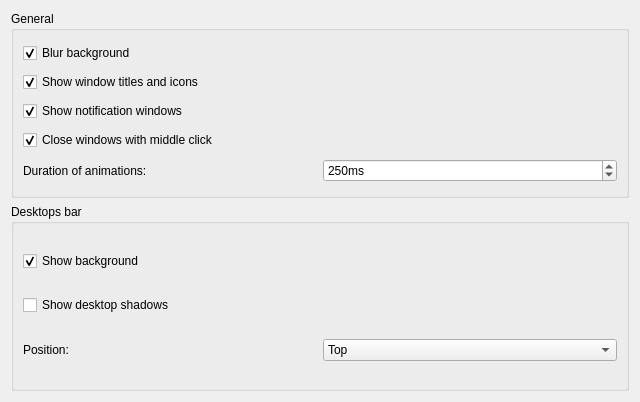
<?xml version="1.0" encoding="UTF-8"?>
<ui version="4.0">
 <class>KWin::ParachuteConfigForm</class>
 <widget class="QWidget" name="KWin::ParachuteConfigForm">
  <property name="geometry">
   <rect>
    <x>0</x>
    <y>0</y>
    <width>640</width>
    <height>402</height>
   </rect>
  </property>
  <layout class="QGridLayout" name="gridLayout">
   <item row="0" column="0">
    <widget class="QGroupBox" name="groupBox">
     <property name="title">
      <string>General</string>
     </property>
     <layout class="QGridLayout" name="gridLayout_3">
      <item row="0" column="0">
       <widget class="QCheckBox" name="kcfg_blurBackground">
        <property name="text">
         <string>Blur background</string>
        </property>
        <property name="checked">
         <bool>true</bool>
        </property>
       </widget>
      </item>
      <item row="1" column="0">
       <widget class="QCheckBox" name="kcfg_showWindowTitles">
        <property name="text">
         <string>Show window titles and icons</string>
        </property>
        <property name="checked">
         <bool>true</bool>
        </property>
       </widget>
      </item>
      <item row="2" column="0">
       <widget class="QCheckBox" name="kcfg_showNotificationWindows">
        <property name="text">
         <string>Show notification windows</string>
        </property>
        <property name="checked">
         <bool>true</bool>
        </property>
       </widget>
      </item>
      <item row="3" column="0">
       <widget class="QCheckBox" name="kcfg_closeOnMiddleClick">
        <property name="text">
         <string>Close windows with middle click</string>
        </property>
        <property name="checked">
         <bool>true</bool>
        </property>
       </widget>
      </item>
      <item row="4" column="0">
       <widget class="QLabel" name="label">
        <property name="text">
         <string>Duration of animations:</string>
        </property>
       </widget>
      </item>
      <item row="4" column="1">
       <widget class="QSpinBox" name="kcfg_animationsDuration">
        <property name="suffix">
         <string>ms</string>
        </property>
        <property name="minimum">
         <number>200</number>
        </property>
        <property name="maximum">
         <number>400</number>
        </property>
        <property name="singleStep">
         <number>50</number>
        </property>
        <property name="value">
         <number>250</number>
        </property>
       </widget>
      </item>
     </layout>
    </widget>
   </item>
   <item row="1" column="0">
    <widget class="QGroupBox" name="groupBox_4">
     <property name="title">
      <string>Desktops bar</string>
     </property>
     <layout class="QGridLayout" name="gridLayout_4">
      <item row="0" column="0">
       <widget class="QCheckBox" name="kcfg_showDesktopsBarBackground">
        <property name="text">
         <string>Show background</string>
        </property>
        <property name="checked">
         <bool>true</bool>
        </property>
       </widget>
      </item>
      <item row="1" column="0">
       <widget class="QCheckBox" name="kcfg_showDesktopShadows">
        <property name="text">
         <string>Show desktop shadows</string>
        </property>
        <property name="checked">
         <bool>false</bool>
        </property>
       </widget>
      </item>
      <item row="2" column="0">
       <widget class="QLabel" name="label_2">
        <property name="text">
         <string>Position:</string>
        </property>
       </widget>
      </item>
      <item row="2" column="1">
       <widget class="QComboBox" name="kcfg_desktopsBarPlacement">
        <item>
         <property name="text">
          <string>Top</string>
         </property>
        </item>
        <item>
         <property name="text">
          <string>Bottom</string>
         </property>
        </item>
        <item>
         <property name="text">
          <string>Left</string>
         </property>
        </item>
        <item>
         <property name="text">
          <string>Right</string>
         </property>
        </item>
       </widget>
      </item>
     </layout>
    </widget>
   </item>
  </layout>
 </widget>
 <resources/>
 <connections/>
</ui>
